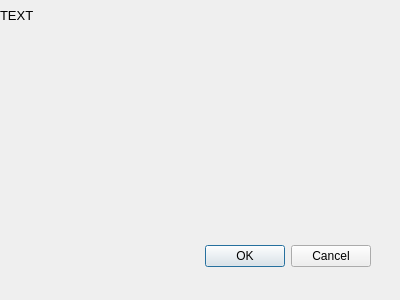
<?xml version="1.0" encoding="UTF-8"?>
<ui version="4.0">
 <class>Dialog</class>
 <widget class="QDialog" name="Dialog">
  <property name="geometry">
   <rect>
    <x>0</x>
    <y>0</y>
    <width>400</width>
    <height>300</height>
   </rect>
  </property>
  <property name="windowTitle">
   <string>Test</string>
  </property>
  <widget class="QDialogButtonBox" name="buttonBox">
   <property name="geometry">
    <rect>
     <x>30</x>
     <y>240</y>
     <width>341</width>
     <height>32</height>
    </rect>
   </property>
   <property name="orientation">
    <enum>Qt::Horizontal</enum>
   </property>
   <property name="standardButtons">
    <set>QDialogButtonBox::Cancel|QDialogButtonBox::Ok</set>
   </property>
  </widget>
  <widget class="QLabel" name="label">
   <property name="geometry">
    <rect>
     <x>0</x>
     <y>0</y>
     <width>381</width>
     <height>31</height>
    </rect>
   </property>
   <property name="font">
    <font>
     <pointsize>10</pointsize>
    </font>
   </property>
   <property name="text">
    <string>TEXT</string>
   </property>
  </widget>
 </widget>
 <resources/>
 <connections>
  <connection>
   <sender>buttonBox</sender>
   <signal>accepted()</signal>
   <receiver>Dialog</receiver>
   <slot>accept()</slot>
   <hints>
    <hint type="sourcelabel">
     <x>248</x>
     <y>254</y>
    </hint>
    <hint type="destinationlabel">
     <x>157</x>
     <y>274</y>
    </hint>
   </hints>
  </connection>
  <connection>
   <sender>buttonBox</sender>
   <signal>rejected()</signal>
   <receiver>Dialog</receiver>
   <slot>reject()</slot>
   <hints>
    <hint type="sourcelabel">
     <x>316</x>
     <y>260</y>
    </hint>
    <hint type="destinationlabel">
     <x>286</x>
     <y>274</y>
    </hint>
   </hints>
  </connection>
 </connections>
</ui>
